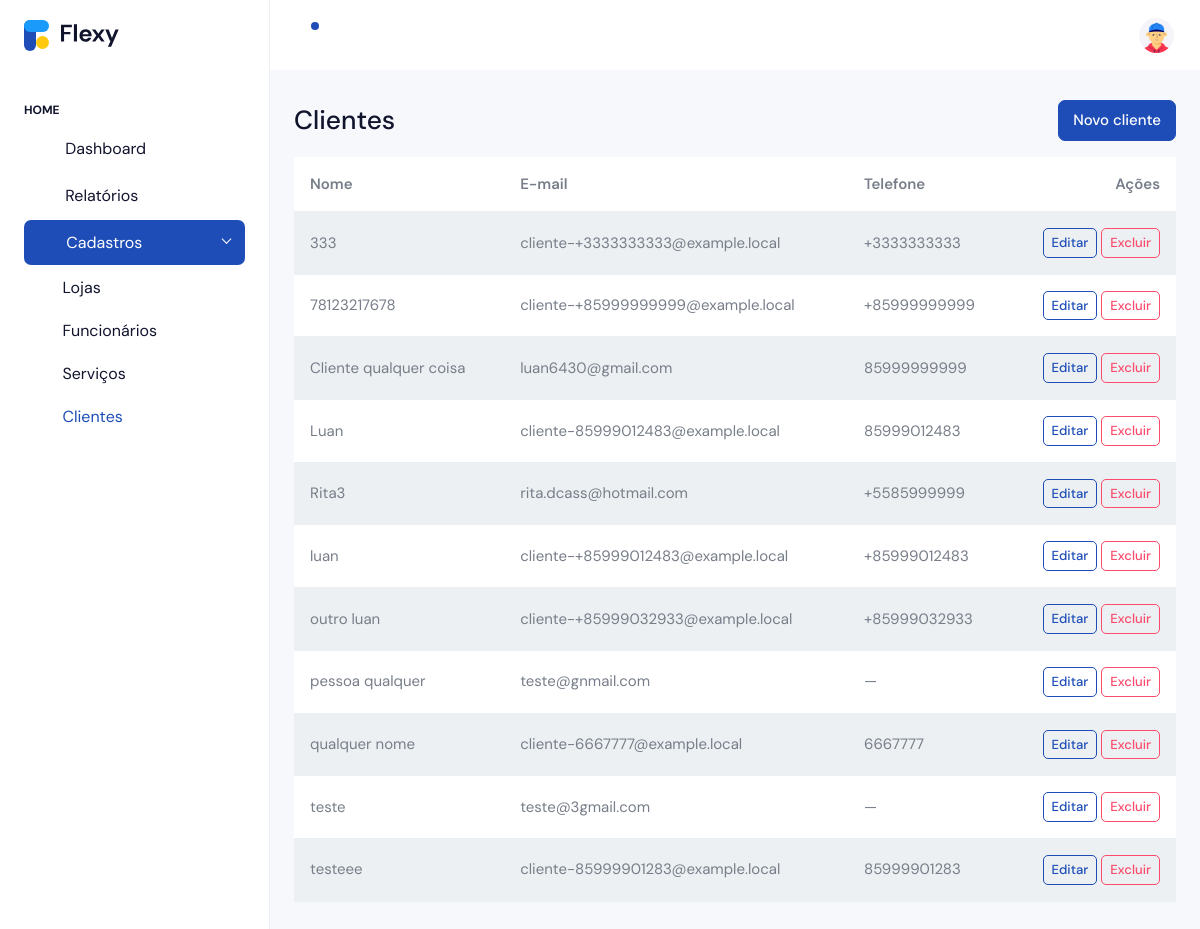
/cadastro/clientes/ (signed in), run on the app's committed database.
### apps/cadastro/models.py (models this page shows, shortened)
class Cliente(models.Model):
    owner = models.ForeignKey(
        User,
        on_delete=models.CASCADE,
        related_name='clientes',
        limit_choices_to={'is_owner': True}
    )
    user = models.ForeignKey(
        User,
        on_delete=models.CASCADE,
        related_name='cliente_de',
        limit_choices_to={'is_client': True}
    )
    criado_em = models.DateTimeField(auto_now_add=True)
    class Meta:
        unique_together = (('owner', 'user'),)
        ordering = ('user__full_name',)

### apps/accounts/models.py (models this page shows, shortened)
class User(AbstractUser):
    nome = models.CharField(max_length=120, blank=True, null=True)
    sobrenome = models.CharField(max_length=120, blank=True, null=True)
    grupo = models.SlugField(max_length=150, blank=True)  # << slug único para subdomínio
    email = models.EmailField(unique=True)
    is_owner = models.BooleanField(default=False)
    is_client = models.BooleanField(default=False)
    phone_regex = RegexValidator(r"^\+?\d{10,15}$", "Informe telefone no formato internacional, ex.: +5585...")
    phone = models.CharField(max_length=17, blank=True, null=True, validators=[phone_regex])
    full_name = models.CharField(max_length=120, blank=True, null=True)
    USERNAME_FIELD = "email"
    REQUIRED_FIELDS = []
    objects = UserManager()

### apps/cadastro/views.py (the view, shortened to what this page needs)
# urls.py: path('clientes/', views.clientes, name='clientes'),
@login_required
@subscription_required
def clientes(request):
    if not getattr(request.user, 'is_owner', False):
        return redirect('accounts:owner_login')
    target = request.headers.get('HX-Target')
    form = ClienteForm()
    qs = Cliente.objects.filter(owner=request.user).select_related('user').order_by('user__full_name')
    if request.headers.get('HX-Request') and target != 'content':
        return render(request, 'cadastro/partials/clientes.html', {'clientes': qs})
    return render(request, 'cadastro/clientes.html', {'form': form, 'clientes': qs})

### apps/accounts/models.py (called while the page is built)
    def is_active(self) -> bool:
        return timezone.now() <= self.end_date

### apps/cadastro/templates/cadastro/clientes.html (shortened to what this page needs)
{% extends 'accounts/index.html' %}
{% load widget_tweaks %}
{% block content %}
<div class="d-flex justify-content-between align-items-center mb-3">
  <h3 class="m-0">Clientes</h3>
  <button class="btn btn-primary" data-bs-toggle="modal" data-bs-target="#modalCliente">
    Novo cliente
  </button>
</div>
<div class="table-responsive">
  <table class="table table-striped align-middle">
    <thead>
      <tr><th>Nome</th><th>E-mail</th><th>Telefone</th><th class="text-end">Ações</th></tr>
    </thead>
    {% include 'cadastro/partials/clientes.html' %}
  </table>
</div>
{% endblock %}

### apps/cadastro/templates/cadastro/partials/clientes.html
<tbody id="clientes-tbody">
  {% for c in clientes %}
  <tr>
    <td>{{ c.user.full_name|default:c.user.email }}</td>
    <td>{{ c.user.email }}</td>
    <td>{{ c.user.phone|default:"—" }}</td>
    <td class="text-end">
      <button class="btn btn-sm btn-outline-primary"
              hx-get="{% url 'cadastro:cliente_edit' c.pk %}"
              hx-target="#modalClienteOps .modal-content"
              hx-swap="innerHTML"
              hx-on="htmx:afterOnLoad: (function(){ const m=document.getElementById('modalClienteOps'); if(m){ bootstrap.Modal.getOrCreateInstance(m).show(); } })()">
        Editar
      </button>
      <button class="btn btn-sm btn-outline-danger"
              hx-get="{% url 'cadastro:cliente_delete' c.pk %}"
              hx-target="#modalClienteOps .modal-content"
              hx-swap="innerHTML"
              hx-on="htmx:afterOnLoad: (function(){ const m=document.getElementById('modalClienteOps'); if(m){ bootstrap.Modal.getOrCreateInstance(m).show(); } })()">
        Excluir
      </button>
    </td>
  </tr>
  {% empty %}
  <tr><td colspan="4" class="text-muted">Nenhum cliente ainda.</td></tr>
  {% endfor %}
</tbody>

### data on the page
Cliente: user.full_name "333", user.email "cliente-+3333333333@example.local", user.phone "+3333333333"
Cliente: user.full_name "78123217678", user.email "cliente-+85999999999@example.local", user.phone "+85999999999"
Cliente: user.full_name "Cliente qualquer coisa", user.email "luan6430@gmail.com", user.phone "85999999999"
Cliente: user.full_name "Luan", user.email "cliente-85999012483@example.local", user.phone "85999012483"
Cliente: user.full_name "Rita3", user.email "rita.dcass@hotmail.com", user.phone "+5585999999"
Cliente: user.full_name "luan", user.email "cliente-+85999012483@example.local", user.phone "+85999012483"
Cliente: user.full_name "outro luan", user.email "cliente-+85999032933@example.local", user.phone "+85999032933"
Cliente: user.full_name "pessoa qualquer", user.email "teste@gnmail.com", user.phone "—"
Cliente: user.full_name "qualquer nome", user.email "cliente-6667777@example.local", user.phone "6667777"
Cliente: user.full_name "teste", user.email "teste@3gmail.com", user.phone "—"
Cliente: user.full_name "testeee", user.email "cliente-85999901283@example.local", user.phone "85999901283"
